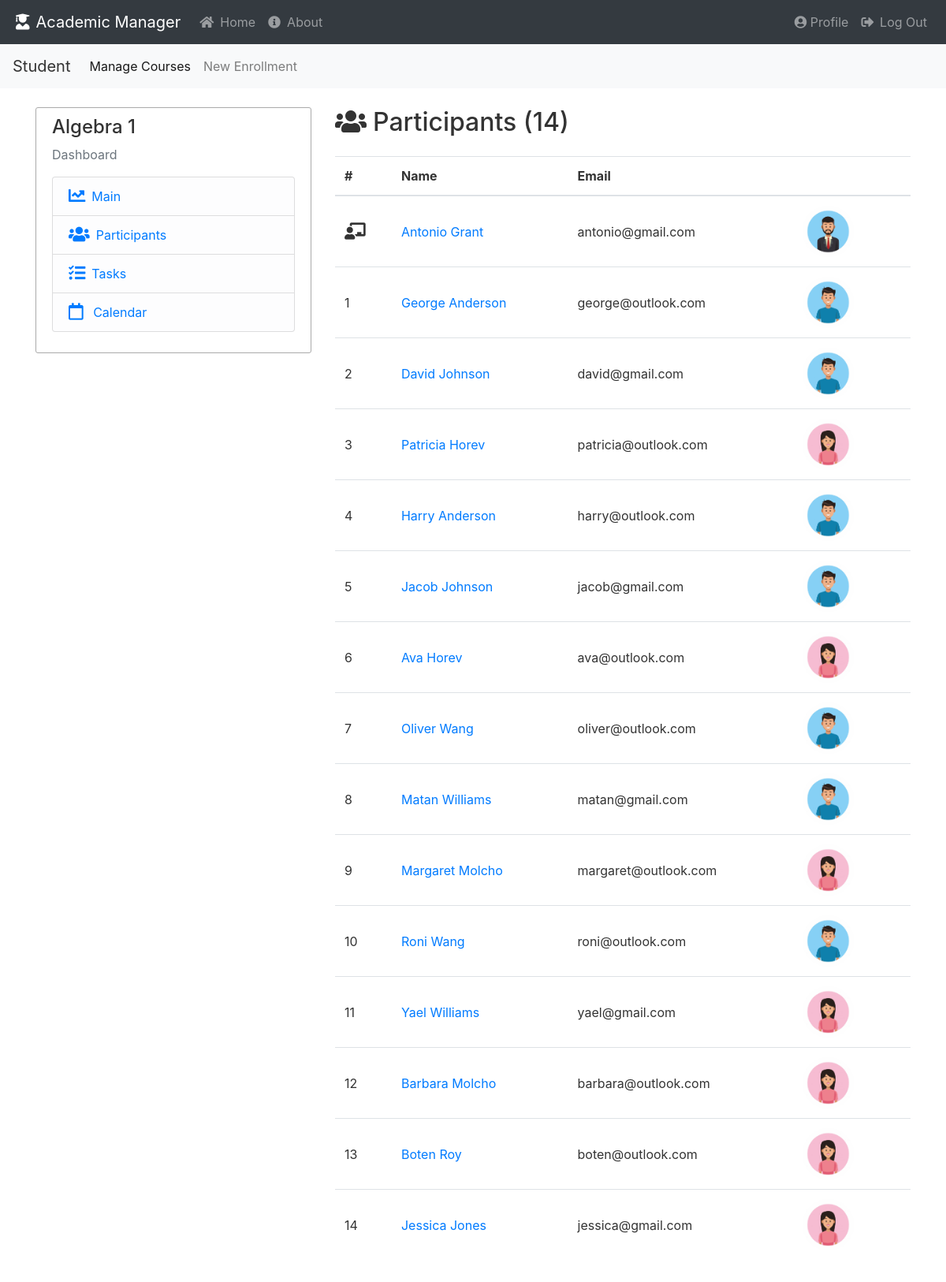
Page /courses/dashboard/1/participants (signed in) on the committed database.
### academic_manager/models.py (models this page shows, shortened)
class Course(db.Model):
    id = db.Column(db.Integer, primary_key=True)
    course_name = db.Column(db.String(30), nullable=False)
    teacher_id = db.Column(db.Integer, db.ForeignKey('teacher.id'), nullable=False)
    enrollment = db.relationship('Enrollment', backref='course', lazy=True)
    task = db.relationship('Task', backref='course', lazy=True)

class User(db.Model, UserMixin):
    __table_name__ = 'user'
    id = db.Column(db.Integer, primary_key=True)
    email = db.Column(db.String(100), nullable=False, unique=True)
    first_name = db.Column(db.String(30), nullable=False)
    last_name = db.Column(db.String(30), nullable=False)
    password = db.Column(db.String(60), nullable=False)
    profile_img = db.Column(db.String(30), nullable=False, default='default/default.jpg')
    gender = db.Column(db.String(1), nullable=False)  # ['m','f']
    creation_date = db.Column(db.DateTime, nullable=False, default=datetime.now)
    last_seen = db.Column(db.DateTime, nullable=False, default=datetime.now)
    role = db.Column(db.String(100), nullable=False)
    __mapper_args__ = {
        'polymorphic_identity': 'user',
        'polymorphic_on': role
    }
    @property
    def full_name(self):
        return f"{self.first_name.capitalize()} {self.last_name.capitalize()}"
    @property
    def is_admin(self):
        return self.role == 'admin'
    @property
    def is_teacher(self):
        return self.role == 'teacher'
    @property
    def is_student(self):
        return self.role == 'student'

class Enrollment(db.Model):
    id = db.Column(db.Integer, primary_key=True)
    grade = db.Column(db.Integer, nullable=True)
    course_id = db.Column(db.Integer, db.ForeignKey('course.id'), nullable=False)
    student_id = db.Column(db.Integer, db.ForeignKey('student.id'), nullable=False)

### academic_manager/courses/routes.py (the view)
@courses.route("/dashboard/<int:course_id>/participants")
@login_required
def dashboard_participants(course_id):
    current_course = Course.query.get_or_404(course_id)
    return render_template("dashboard_participants.html", course=current_course)

### academic_manager/models.py (called while the page is built)
@login_manager.user_loader
def load_user(user_id):
    return User.query.get(user_id)

### academic_manager/courses/templates/dashboard_participants.html (shortened to what this page needs)
{% extends "course_dashboard_layout.html" %}
{% block dashboard %}
<h2 class="mb-4"><i class="fas fa-users mr-2"></i>Participants ({{ course.enrollment|length }})</h2>
<table class="table" style="width: 100%;">
    <thead>
    <tr>
        <th scope="col">#</th>
        <th scope="col">Name</th>
        <th scope="col">Email</th>
        <th scope="col"></th>
    </tr>
    </thead>
    <tbody>
    <tr>
        {% set teacher = course.lecturer %}
        <td scope="row" style="vertical-align: middle;"><i class="fas fa-chalkboard-teacher fa-lg"></i></td>
        <td scope="row" style="vertical-align: middle;">
            <a href="{{ url_for('teachers.watch_teacher', user_id=teacher.id)
                         if current_user.is_admin
                         else url_for('main.profile', user_id=teacher.id)}}">
                {{ teacher.full_name }}</a>
        </td>
        <td scope="row" style="vertical-align: middle;">{{ teacher.email }}</td>
        <td scope="row" style="vertical-align: middle;">
            <img class="rounded-circle article-img"
                 src="{{ url_for('static', filename='profile_pics/' + teacher.profile_img) }}">
        </td>
    </tr>
    {% for enroll in course.enrollment %}
    {% set student = enroll.student %}
    <tr>
        <td scope="row" style="vertical-align: middle;">{{ loop.index }}</td>
        <td scope="row" style="vertical-align: middle;">
            <a href="{{ url_for('students.watch_student', user_id=student.id)
                                if current_user.is_admin or current_user.is_teacher
                                else url_for('main.profile', user_id=student.id)}}">
                {{ student.full_name }}</a>
        </td>
        <td scope="row" style="vertical-align: middle;">{{ student.email }}</td>
        <td scope="row" style="vertical-align: middle;">
            <img class="rounded-circle article-img"
                 src="{{ url_for('static', filename='profile_pics/' + student.profile_img) }}">
        </td>
    </tr>
    {% endfor %}
    </tbody>
</table>
{% endblock dashboard %}

### academic_manager/courses/templates/course_dashboard_layout.html (shortened to what this page needs)
{% extends "base.html" %}
{% block content %}
<div class="row">
    <div class="col-md-4">
        <div class="content-section">
            <h4>{{ course.course_name }}</h4>
            <p class='text-muted'>Dashboard</p>
            <ul class="list-group">
                <li class="list-group-item list-group-item-light">
                    <a href="{{ url_for('courses.course_dashboard', course_id=course.id) }}">
                        <i class="fas fa-chart-line fa-lg mr-2"></i>Main</a>
                </li>
                <li class="list-group-item list-group-item-light">
                    <a href="{{ url_for('courses.dashboard_participants', course_id=course.id) }}">
                        <i class="fas fa-users fa-lg mr-2"></i>Participants</a>
                </li>
                <li class="list-group-item list-group-item-light">
                    <a href="{{ url_for('courses.dashboard_view_tasks', course_id=course.id) }}">
                        <i class="fas fa-tasks fa-lg mr-2"></i>Tasks</a>
                </li>
                <li class="list-group-item list-group-item-light">
                    <a href="#">
                        <i class="far fa-calendar fa-lg mr-2"></i> Calendar</a>
                </li>
            </ul>
        </div>
    </div>
    <div class="col-md-8">
        {% block dashboard %}{% endblock %}
    </div>
</div>
{% endblock content %}

### academic_manager/static/styles/main.css (style rules this page uses)
body { background: #ffffff; color: #333333; }
.content-section { background: #ffffff; padding: 10px 20px; border: 1px solid #aaaaaa; border-radius: 3px; margin-bottom: 20px; }
.article-img { height: 65px; width: 65px; margin-right: 16px; }

### academic_manager/templates/base.html (style rules this page uses)
body { background: #ffffff; color: #333333; }
.content-section { background: #ffffff; padding: 10px 20px; border: 1px solid #aaaaaa; border-radius: 3px; margin-bottom: 20px; }
.article-img { height: 65px; width: 65px; margin-right: 16px; }

### rows in the picture
Course: course_name "Algebra 1"
User: full_name "Antonio Grant", email "antonio@gmail.com", profile_img (picture)
Enrollment: profile_img (picture)
User: full_name "George Anderson", email "george@outlook.com"
Enrollment: profile_img (picture)
User: full_name "David Johnson", email "david@gmail.com"
Enrollment: profile_img (picture)
User: full_name "Patricia Horev", email "patricia@outlook.com"
Enrollment: profile_img (picture)
User: full_name "Harry Anderson", email "harry@outlook.com"
Enrollment: profile_img (picture)
User: full_name "Jacob Johnson", email "jacob@gmail.com"
Enrollment: profile_img (picture)
User: full_name "Ava Horev", email "ava@outlook.com"
Enrollment: profile_img (picture)
User: full_name "Oliver Wang", email "oliver@outlook.com"
Enrollment: profile_img (picture)
User: full_name "Matan Williams", email "matan@gmail.com"
Enrollment: profile_img (picture)
User: full_name "Margaret Molcho", email "margaret@outlook.com"
Enrollment: profile_img (picture)
User: full_name "Roni Wang", email "roni@outlook.com"
Enrollment: profile_img (picture)
User: full_name "Yael Williams", email "yael@gmail.com"
Enrollment: profile_img (picture)
User: full_name "Barbara Molcho", email "barbara@outlook.com"
Enrollment: profile_img (picture)
User: full_name "Boten Roy", email "boten@outlook.com"
Enrollment: profile_img (picture)
User: full_name "Jessica Jones", email "jessica@gmail.com"

### other values in the picture
{{ course.enrollment|length }} "14"
